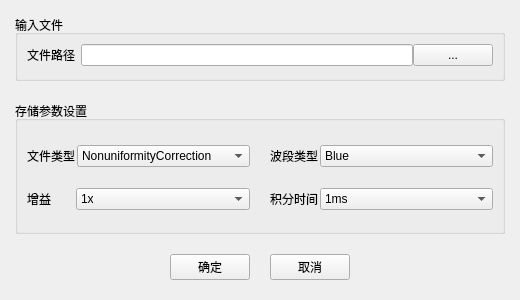
<?xml version="1.0" encoding="UTF-8"?>
<ui version="4.0">
 <class>saveFile</class>
 <widget class="QWidget" name="saveFile">
  <property name="geometry">
   <rect>
    <x>0</x>
    <y>0</y>
    <width>520</width>
    <height>300</height>
   </rect>
  </property>
  <property name="windowTitle">
   <string>文件导入及存储</string>
  </property>
  <layout class="QVBoxLayout" name="verticalLayout_2" stretch="1,2,0">
   <property name="spacing">
    <number>20</number>
   </property>
   <property name="sizeConstraint">
    <enum>QLayout::SetDefaultConstraint</enum>
   </property>
   <property name="leftMargin">
    <number>15</number>
   </property>
   <property name="topMargin">
    <number>15</number>
   </property>
   <property name="rightMargin">
    <number>15</number>
   </property>
   <property name="bottomMargin">
    <number>20</number>
   </property>
   <item>
    <widget class="QGroupBox" name="inputFile">
     <property name="title">
      <string>输入文件</string>
     </property>
     <property name="flat">
      <bool>false</bool>
     </property>
     <layout class="QFormLayout" name="formLayout_2">
      <property name="topMargin">
       <number>9</number>
      </property>
      <property name="bottomMargin">
       <number>9</number>
      </property>
      <item row="0" column="0" colspan="2">
       <layout class="QHBoxLayout" name="horizontalLayout_9" stretch="12,0">
        <property name="spacing">
         <number>0</number>
        </property>
        <item>
         <layout class="QHBoxLayout" name="horizontalLayout_8" stretch="0,2">
          <property name="spacing">
           <number>5</number>
          </property>
          <item>
           <widget class="QLabel" name="fileLable">
            <property name="text">
             <string>文件路径</string>
            </property>
           </widget>
          </item>
          <item>
           <widget class="QLineEdit" name="fileEdit"/>
          </item>
         </layout>
        </item>
        <item>
         <layout class="QHBoxLayout" name="horizontalLayout_10" stretch="0">
          <property name="spacing">
           <number>0</number>
          </property>
          <property name="sizeConstraint">
           <enum>QLayout::SetFixedSize</enum>
          </property>
          <item>
           <widget class="QPushButton" name="fileOptionBnt">
            <property name="text">
             <string>...</string>
            </property>
            <property name="iconSize">
             <size>
              <width>5</width>
              <height>16</height>
             </size>
            </property>
           </widget>
          </item>
         </layout>
        </item>
       </layout>
      </item>
     </layout>
    </widget>
   </item>
   <item>
    <widget class="QGroupBox" name="parameterSetting">
     <property name="title">
      <string>存储参数设置</string>
     </property>
     <layout class="QFormLayout" name="formLayout">
      <item row="0" column="0" colspan="2">
       <layout class="QVBoxLayout" name="verticalLayout">
        <property name="topMargin">
         <number>15</number>
        </property>
        <property name="rightMargin">
         <number>0</number>
        </property>
        <property name="bottomMargin">
         <number>10</number>
        </property>
        <item>
         <layout class="QHBoxLayout" name="horizontalLayout_5">
          <property name="spacing">
           <number>20</number>
          </property>
          <property name="bottomMargin">
           <number>15</number>
          </property>
          <item>
           <layout class="QHBoxLayout" name="horizontalLayout" stretch="0,1">
            <property name="spacing">
             <number>2</number>
            </property>
            <property name="sizeConstraint">
             <enum>QLayout::SetFixedSize</enum>
            </property>
            <item>
             <widget class="QLabel" name="filtTypeLabel">
              <property name="text">
               <string>文件类型</string>
              </property>
             </widget>
            </item>
            <item>
             <widget class="QComboBox" name="fileTypeBox">
              <item>
               <property name="text">
                <string>NonuniformityCorrection</string>
               </property>
              </item>
              <item>
               <property name="text">
                <string>BlindPixelRemoval</string>
               </property>
              </item>
             </widget>
            </item>
           </layout>
          </item>
          <item>
           <layout class="QHBoxLayout" name="horizontalLayout_2" stretch="0,1">
            <property name="spacing">
             <number>2</number>
            </property>
            <item>
             <widget class="QLabel" name="bandTypeLabel">
              <property name="text">
               <string>波段类型</string>
              </property>
             </widget>
            </item>
            <item>
             <widget class="QComboBox" name="bandTypeBox">
              <item>
               <property name="text">
                <string>Blue</string>
               </property>
              </item>
              <item>
               <property name="text">
                <string>Green</string>
               </property>
              </item>
              <item>
               <property name="text">
                <string>Red</string>
               </property>
              </item>
             </widget>
            </item>
           </layout>
          </item>
         </layout>
        </item>
        <item>
         <layout class="QHBoxLayout" name="horizontalLayout_6">
          <property name="spacing">
           <number>20</number>
          </property>
          <item>
           <layout class="QHBoxLayout" name="horizontalLayout_3" stretch="0,1">
            <property name="spacing">
             <number>25</number>
            </property>
            <item>
             <widget class="QLabel" name="gainLabel">
              <property name="text">
               <string>增益</string>
              </property>
             </widget>
            </item>
            <item>
             <widget class="QComboBox" name="gainBox">
              <item>
               <property name="text">
                <string>1x</string>
               </property>
              </item>
              <item>
               <property name="text">
                <string>2x</string>
               </property>
              </item>
              <item>
               <property name="text">
                <string>10x</string>
               </property>
              </item>
              <item>
               <property name="text">
                <string>30x</string>
               </property>
              </item>
             </widget>
            </item>
           </layout>
          </item>
          <item>
           <layout class="QHBoxLayout" name="horizontalLayout_4" stretch="0,1">
            <property name="spacing">
             <number>2</number>
            </property>
            <item>
             <widget class="QLabel" name="timeLabel">
              <property name="text">
               <string>积分时间</string>
              </property>
             </widget>
            </item>
            <item>
             <widget class="QComboBox" name="timeBox">
              <item>
               <property name="text">
                <string>1ms</string>
               </property>
              </item>
              <item>
               <property name="text">
                <string>5ms</string>
               </property>
              </item>
              <item>
               <property name="text">
                <string>10ms</string>
               </property>
              </item>
              <item>
               <property name="text">
                <string>15ms</string>
               </property>
              </item>
              <item>
               <property name="text">
                <string>20ms</string>
               </property>
              </item>
              <item>
               <property name="text">
                <string>30ms</string>
               </property>
              </item>
              <item>
               <property name="text">
                <string>60ms</string>
               </property>
              </item>
             </widget>
            </item>
           </layout>
          </item>
         </layout>
        </item>
       </layout>
      </item>
     </layout>
    </widget>
   </item>
   <item>
    <layout class="QHBoxLayout" name="horizontalLayout_7" stretch="1,0,0,1">
     <property name="spacing">
      <number>20</number>
     </property>
     <item>
      <spacer name="horizontalSpacer">
       <property name="orientation">
        <enum>Qt::Horizontal</enum>
       </property>
       <property name="sizeHint" stdset="0">
        <size>
         <width>20</width>
         <height>20</height>
        </size>
       </property>
      </spacer>
     </item>
     <item>
      <widget class="QPushButton" name="okBnt">
       <property name="text">
        <string>确定</string>
       </property>
      </widget>
     </item>
     <item>
      <widget class="QPushButton" name="cancelBnt">
       <property name="text">
        <string>取消</string>
       </property>
      </widget>
     </item>
     <item>
      <spacer name="horizontalSpacer_2">
       <property name="orientation">
        <enum>Qt::Horizontal</enum>
       </property>
       <property name="sizeHint" stdset="0">
        <size>
         <width>10</width>
         <height>20</height>
        </size>
       </property>
      </spacer>
     </item>
    </layout>
   </item>
  </layout>
 </widget>
 <resources/>
 <connections>
  <connection>
   <sender>cancelBnt</sender>
   <signal>clicked()</signal>
   <receiver>saveFile</receiver>
   <slot>close()</slot>
   <hints>
    <hint type="sourcelabel">
     <x>307</x>
     <y>266</y>
    </hint>
    <hint type="destinationlabel">
     <x>259</x>
     <y>149</y>
    </hint>
   </hints>
  </connection>
 </connections>
</ui>
